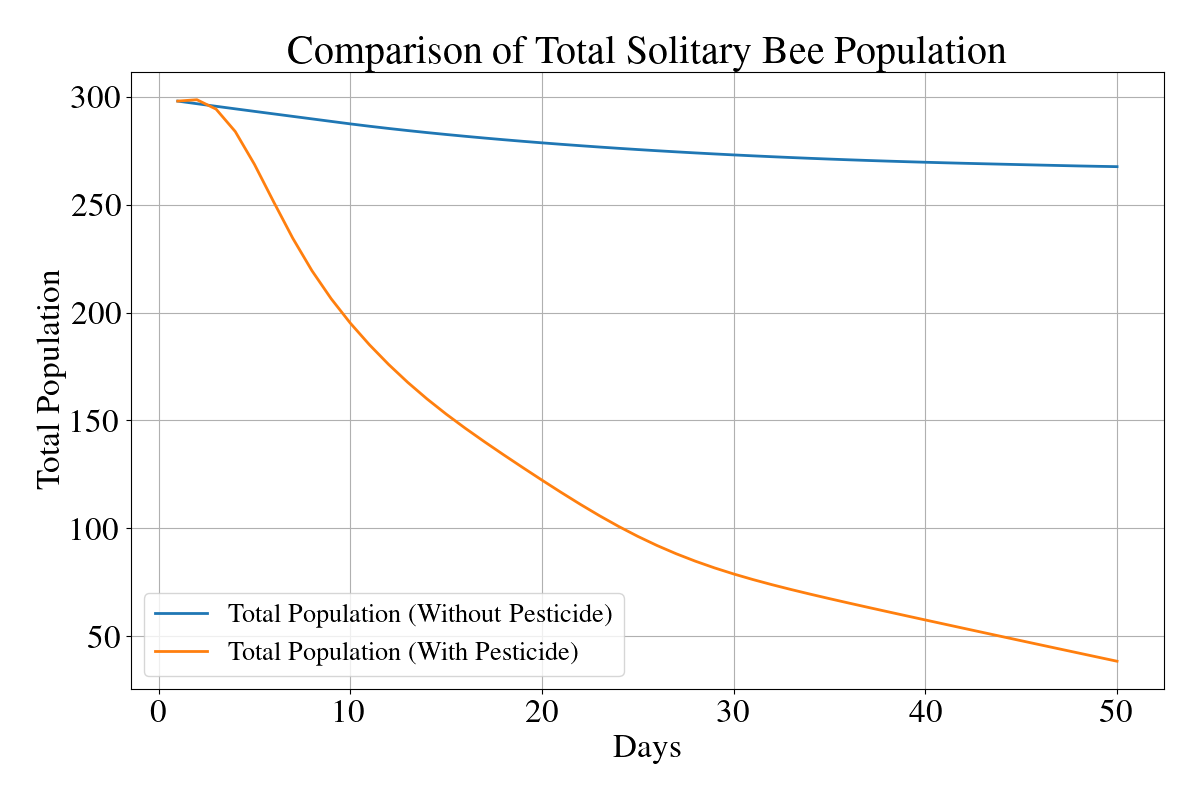

Write Python code to recreate this figure.
import matplotlib.pyplot as plt
import numpy as np

# make latex font
plt.rcParams.update({
    "text.usetex": True,
    "font.family": "serif",
    "font.serif": ["Times New Roman","Times","Palatino", "serif"],
    "font.size": 24,
    "legend.fontsize": 19
})

T = 51 # days
K = 350  # maximum population
daily_egg = 1  # spawn per day
Female_ratio = 0.5

# stage delay days
dur_E = 8
dur_L = 38
dur_P = 54
dur_H = 7
dur_F = 42

s_E = 0.97
s_L = 0.99
s_P = 0.999
s_H = 0.985
s_F = 0.9525

food_collect_per_F = 0.07  # food collection (g)
# daily food consumption (g)
c_L = 0.0181  # Larvae
c_H = 0.052 # Hive
c_F = 0.052  # Forager

# initial food
S0 = 5000

# parameters for pesticide
LD50 = 0.00386  # LD50 (µg/bee)
pesticide_conc = 0.02415  # 24.15 ppb -> 0.02415 µg/g
half_life = 148  # pesticide half life (days)
d_factor = (0.5) ** (1 / half_life)
hill_n = 2  # Hill coef


def hill_mortality(dose, ld50=LD50, n=hill_n):
	# dose measured as µg/bee
	return dose ** n / (ld50 ** n + dose ** n)


# without pesticide
egg_queue = [2.0 for _ in range(dur_E)]
larvae_queue = [2.0 for _ in range(dur_L)]
pupae_queue = [2.0 for _ in range(dur_P)]
hive_queue = [2.0 for _ in range(dur_H)]
forager_queue = [2.0 for _ in range(dur_F)]
# egg_queue[-1] = 10
# larvae_queue[-1] = 10
# pupae_queue[-1] = 10
# hive_queue[-1] = 10
# forager_queue[-1] = 10

days = []
E_pop = []
L_pop = []
P_pop = []
H_pop = []
F_pop = []
N_pop = []
S_series = []

# initial food
S = S0

for n in range(1, T):
	total_E = sum(egg_queue)
	total_L = sum(larvae_queue)
	total_P = sum(pupae_queue)
	total_H = sum(hive_queue)
	total_F = sum(forager_queue)

	N = total_E + total_L + total_P + total_H + total_F  # total population

	E_new = daily_egg * total_F * Female_ratio * max(0, 1 - N / K)

	# food comsumption
	D = c_L * total_L + c_H * total_H + c_F * total_F
	eta = 1.0 if D == 0 else max(0, min(1.0, S / D))

	if S < 0:
		S = 0

	# food remain
	S = S + food_collect_per_F * total_F - D

	days.append(n)
	E_pop.append(total_E)
	L_pop.append(total_L)
	P_pop.append(total_P)
	H_pop.append(total_H)
	F_pop.append(total_F)
	N_pop.append(N)
	S_series.append(S)

	# update population queues
	egg_queue = [x * s_E for x in egg_queue]
	larvae_queue = [x * (s_L * eta) for x in larvae_queue]
	pupae_queue = [x * s_P for x in pupae_queue]
	hive_queue = [x * (s_H * eta) for x in hive_queue]
	forager_queue = [x * (s_F * eta) for x in forager_queue]

	conv_E_to_L = egg_queue.pop(0)
	conv_L_to_P = larvae_queue.pop(0)
	conv_P_to_H = pupae_queue.pop(0)
	conv_H_to_F = hive_queue.pop(0)
	conv_F_leave = forager_queue.pop(0)

	larvae_queue.append(conv_E_to_L)
	pupae_queue.append(conv_L_to_P)
	hive_queue.append(conv_P_to_H)
	forager_queue.append(conv_H_to_F)

	egg_queue.append(E_new)

final_E = sum(egg_queue)
final_L = sum(larvae_queue)
final_P = sum(pupae_queue)
final_H = sum(hive_queue)
final_F = sum(forager_queue)
final_N = final_E + final_L + final_P + final_H + final_F
final_S = S

print("[Original Model] Final Population in Each Stage:")
print(f"Egg: {final_E:.2f}")
print(f"Larvae: {final_L:.2f}")
print(f"Pupae: {final_P:.2f}")
print(f"Drone: {final_H:.2f}")
print(f"Worker: {final_F:.2f}")
print(f"Total Population (N): {final_N:.2f}")
print(f"Remaining Food (S): {final_S:.2f} g")


egg_queue_p = [0.0 for _ in range(dur_E)]
larvae_queue_p = [0.0 for _ in range(dur_L)]
pupae_queue_p = [0.0 for _ in range(dur_P)]
hive_queue_p = [0.0 for _ in range(dur_H)]
forager_queue_p = [0.0 for _ in range(dur_F)]
# forager_queue_p[-1] = 10

egg_cum = [0.0 for _ in range(dur_E)]
larvae_cum = [0.0 for _ in range(dur_L)]
pupae_cum = [0.0 for _ in range(dur_P)]
hive_cum = [0.0 for _ in range(dur_H)]
forager_cum = [0.0 for _ in range(dur_F)]

for i in range(dur_E):
	egg_queue_p[i] = 2.0
	egg_cum[i] = 0.0
for i in range(dur_L):
	larvae_queue_p[i] = 2.0
	larvae_cum[i] = 0.0
for i in range(dur_P):
	pupae_queue_p[i] = 2.0
	pupae_cum[i] = 0.0
for i in range(dur_H):
	hive_queue_p[i] = 2.0
	hive_cum[i] = 0.0
for i in range(dur_F):
	forager_queue_p[i] = 2.0
	forager_cum[i] = 0.0


days_p = []
E_pop_p = []
L_pop_p = []
P_pop_p = []
H_pop_p = []
F_pop_p = []
N_pop_p = []
S_series_p = []
Pest_series = []

S_p = S0
pesticide = 50  # measured as \mu g

# with pesticide
for n in range(1, T):
	total_E_p = sum(egg_queue_p)
	total_L_p = sum(larvae_queue_p)
	total_P_p = sum(pupae_queue_p)
	total_H_p = sum(hive_queue_p)
	total_F_p = sum(forager_queue_p)

	N_p = total_E_p + total_L_p + total_P_p + total_H_p + total_F_p  # total population


	E_new_p = daily_egg * total_F_p * Female_ratio * max(0, 1 - N / K)



	# food comsumption
	D_p = c_L * total_L_p + c_H * total_H_p + c_F * total_F_p
	eta_p = 1.0 if D_p == 0 else max(0, min(1.0, S_p / D_p))
	if S_p < 0:
		S_p = 0

	# Food remain
	S_p = S_p + food_collect_per_F * total_F_p - D_p

	# update pesticide changes
	pesticide = pesticide * d_factor
	pesticide_conc = pesticide_conc * d_factor
	delta_S_p = food_collect_per_F * total_F_p
	delta_P_new = pesticide_conc * delta_S_p
	delta_P_consumed = pesticide * (D_p / S_p) if S_p > 0 else 0
	pesticide = pesticide - delta_P_consumed + delta_P_new
	Pest_series.append(pesticide)
	Cp = pesticide / S_p if S_p > 0 else 0  # pesticide concentration

	# pesticide daily intake
	dose_L = c_L * Cp
	dose_H = c_H * Cp
	dose_F = c_F * Cp

	days_p.append(n)
	E_pop_p.append(total_E_p)
	L_pop_p.append(total_L_p)
	P_pop_p.append(total_P_p)
	H_pop_p.append(total_H_p)
	F_pop_p.append(total_F_p)
	N_pop_p.append(N_p)
	S_series_p.append(S_p)

	# update population queues and pesticide cumulative
	# Egg (without food intake)
	egg_queue_p = [x * s_E for x in egg_queue_p]
	egg_cum = [0.0 for _ in egg_cum]

	# Larvae
	new_larvae_queue = []
	new_larvae_cum = []
	for x, q in zip(larvae_queue_p, larvae_cum):
		new_q = q + dose_L
		mu_this = hill_mortality(new_q)
		new_x = x * s_L * eta_p * (1 - mu_this)
		new_larvae_queue.append(new_x)
		new_larvae_cum.append(new_q)
	larvae_queue_p = new_larvae_queue
	larvae_cum = new_larvae_cum

	# Pupae (without food intake)
	pupae_queue_p = [x * s_P for x in pupae_queue_p]
	pupae_cum = [0.0 for _ in pupae_cum]

	# Hive
	new_hive_queue = []
	new_hive_cum = []
	for x, q in zip(hive_queue_p, hive_cum):
		new_q = q + dose_H
		mu_this = hill_mortality(new_q)
		new_x = x * s_H * eta_p * (1 - mu_this)
		new_hive_queue.append(new_x)
		new_hive_cum.append(new_q)
	hive_queue_p = new_hive_queue
	hive_cum = new_hive_cum

	# Forager
	new_forager_queue = []
	new_forager_cum = []
	for x, q in zip(forager_queue_p, forager_cum):
		new_q = q + dose_F
		mu_this = hill_mortality(new_q)
		new_x = x * s_F * eta_p * (1 - mu_this)
		new_forager_queue.append(new_x)
		new_forager_cum.append(new_q)
	forager_queue_p = new_forager_queue
	forager_cum = new_forager_cum

	# Egg -> Larvae
	conv_E_to_L_p = egg_queue_p.pop(0)
	conv_E_cum = egg_cum.pop(0)
	# Larvae -> Pupae
	conv_L_to_P_p = larvae_queue_p.pop(0)
	conv_L_cum = larvae_cum.pop(0)
	# Pupae -> Hive
	conv_P_to_H_p = pupae_queue_p.pop(0)
	conv_P_cum = pupae_cum.pop(0)
	# Hive -> Forager
	conv_H_to_F_p = hive_queue_p.pop(0)
	conv_H_cum = hive_cum.pop(0)

	conv_F_leave_p = forager_queue_p.pop(0)
	conv_F_cum = forager_cum.pop(0)

	# transfer to next stage
	larvae_queue_p.append(conv_E_to_L_p)
	larvae_cum.append(conv_E_cum)
	pupae_queue_p.append(conv_L_to_P_p)
	pupae_cum.append(conv_L_cum)
	hive_queue_p.append(conv_P_to_H_p)
	hive_cum.append(conv_P_cum)
	forager_queue_p.append(conv_H_to_F_p)
	forager_cum.append(conv_H_cum)

	egg_queue_p.append(E_new_p)
	egg_cum.append(0.0)

# Final population
final_E_p = sum(egg_queue_p)
final_L_p = sum(larvae_queue_p)
final_P_p = sum(pupae_queue_p)
final_H_p = sum(hive_queue_p)
final_F_p = sum(forager_queue_p)
final_N_p = final_E_p + final_L_p + final_P_p + final_H_p + final_F_p
final_S_p = S_p

# Pesticide intake
avg_larvae = np.mean(larvae_cum) if len(larvae_cum) > 0 else 0
avg_hive = np.mean(hive_cum) if len(hive_cum) > 0 else 0
avg_forager = np.mean(forager_cum) if len(forager_cum) > 0 else 0

print("\n[With Pesticide Impact] Final Population in Each Stage:")
print(f"Egg: {final_E_p:.2f}")
print(f"Larvae: {final_L_p:.2f}  (Avg cumulative pesticide: {avg_larvae:.4f} µg/bee)")
print(f"Pupae: {final_P_p:.2f}")
print(f"Drone: {final_H_p:.2f}  (Avg cumulative pesticide: {avg_hive:.4f} µg/bee)")
print(f"Worker: {final_F_p:.2f}  (Avg cumulative pesticide: {avg_forager:.4f} µg/bee)")
print(f"Total Population (N): {final_N_p:.2f}")
print(f"Remaining Food (S): {final_S_p:.2f} g")
print(f"Total Pesticide in Food: {pesticide:.4f} µg, Pesticide Concentration: {Cp:.6f} µg/g")



# visualization
plt.figure(figsize=(12, 8))
plt.plot(days, E_pop, label='Egg')
plt.plot(days, L_pop, label='Larvae')
plt.plot(days, P_pop, label='Pupae')
plt.plot(days, H_pop, label='Drone')
plt.plot(days, F_pop, label='Worker')
plt.xlabel("Days")
plt.ylabel("Population")
plt.title("Solitaty Bee Population Dynamics Across Stages (Without Pesticide)")
plt.legend()
plt.grid(True)
# plt.ylim(0, 18750)
plt.tight_layout()
plt.show()


plt.figure(figsize=(12, 8))
plt.plot(days_p, E_pop_p, label='Egg')
plt.plot(days_p, L_pop_p, label='Larvae')
plt.plot(days_p, P_pop_p, label='Pupae')
plt.plot(days_p, H_pop_p, label='Drone')
plt.plot(days_p, F_pop_p, label='Worker')
plt.xlabel("Days")
plt.ylabel("Population")
plt.title("Solitary Bee Population Dynamics Across Stages (With Pesticide)")
plt.legend()
plt.grid(True)
# plt.ylim(0, 18750)
plt.tight_layout()
plt.show()


plt.figure(figsize=(12, 8))
plt.plot(days, N_pop, label='Total Population (Without Pesticide)', linewidth=2)
plt.plot(days_p, N_pop_p, label='Total Population (With Pesticide)', linewidth=2)
plt.xlabel("Days")
plt.ylabel("Total Population")
plt.title("Comparison of Total Solitary Bee Population")
plt.legend(loc = 'lower left')
plt.grid(True)
plt.tight_layout()
plt.show()
